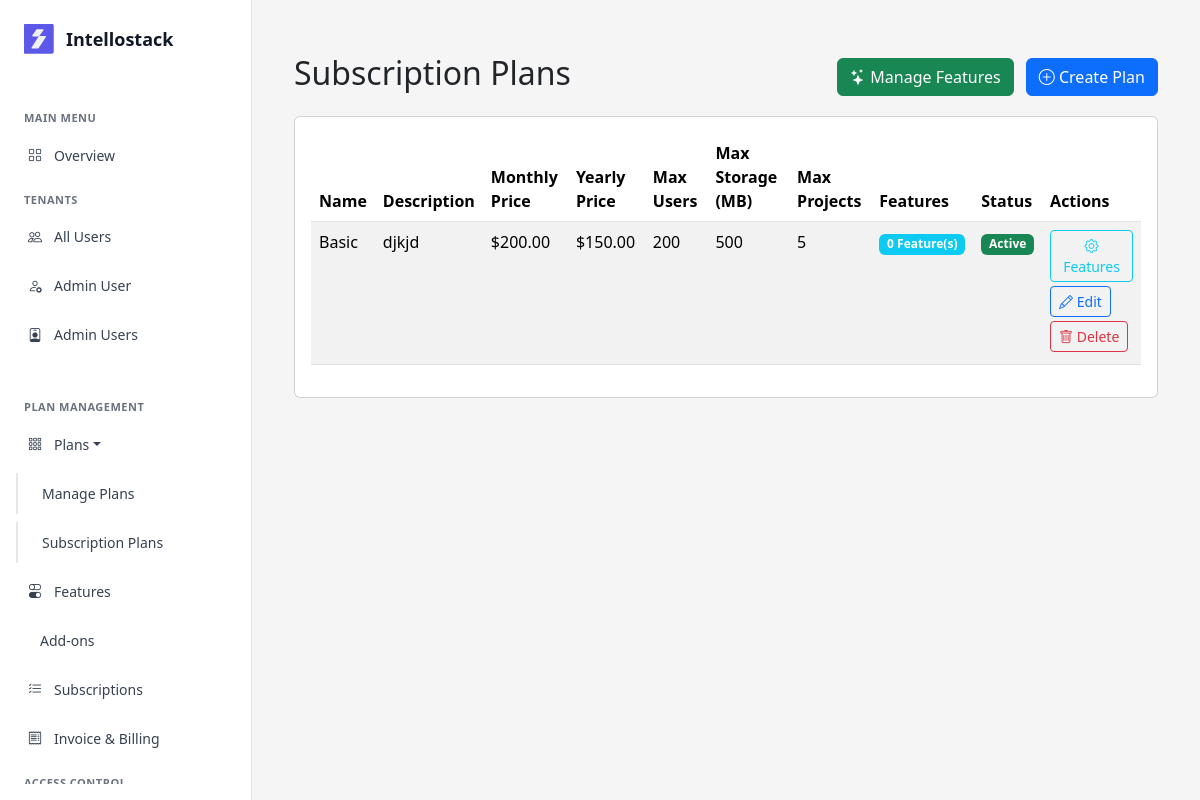
Page /plans/ (signed in) on the committed database.
### saas/models/plan.py (models this page shows, shortened)
class Plan(models.Model):
    name = models.CharField(max_length=100, unique=True)
    description = models.TextField(blank=True)
    price_monthly = models.DecimalField(max_digits=10, decimal_places=2)
    price_yearly = models.DecimalField(max_digits=10, decimal_places=2)
    max_users = models.IntegerField()
    max_storage_mb = models.IntegerField()
    max_projects = models.IntegerField()
    status = models.BooleanField(default=True)
    created_at = models.DateTimeField(auto_now_add=True)
    updated_at = models.DateTimeField(auto_now=True)
    class Meta:
        db_table = 'plans'
        ordering = ['price_monthly']

### saas/views/plan_views.py (the view)
# urls.py: path('', plan_list, name='plan_list'),
@login_required(login_url='auth:login')
def plan_list(request):
    if not is_super_admin(request.user):
        messages.error(request, 'You do not have permission to access plans.')
        return redirect('dashboard')
    plans = Plan.objects.all().order_by('price_monthly')
    context = {
        'plans': plans,
        'page_title': 'Subscription Plans',
    }
    return render(request, 'plans/plan_list.html', context)

### saas/auth_backend.py (called while the page is built)
    def get_user(self, user_id):
        try:
            return User.objects.get(pk=user_id)
        except User.DoesNotExist:
            return None

### saas/context_processors.py (called while the page is built)
def users_and_roles(request):
    users = CustomUser.objects.select_related('role').all()
    roles = Role.objects.prefetch_related('users').all()
    payments = PaymentTransaction.objects.select_related('tenant').all()[:5]
    return {
        'users': users,
        'roles': roles,
        'payments': payments,
    }

### saas/views/plan_views.py (called while the page is built)
def is_super_admin(user):
    return user.is_superuser or user.is_staff

### saas/templates/plans/plan_list.html (shortened to what this page needs)
{% extends 'base.html' %}
{% load static %}
{% block content %}
<div class="container mt-4">
    <div class="d-flex justify-content-between align-items-center mb-3">
        <h2>Subscription Plans</h2>
        <div>
            <a href="{% url 'features:feature_list' %}" class="btn btn-success me-2">
                <i class="bi bi-stars"></i> Manage Features
            </a>
            <a href="{% url 'plans:plan_create' %}" class="btn btn-primary">
                <i class="bi bi-plus-circle"></i> Create Plan
            </a>
        </div>
    </div>
    <div class="card">
        <div class="card-body">
            <div class="table-responsive">
                <table class="table table-striped">
                    <thead>
                        <tr>
                            <th>Name</th>
                            <th>Description</th>
                            <th>Monthly Price</th>
                            <th>Yearly Price</th>
                            <th>Max Users</th>
                            <th>Max Storage (MB)</th>
                            <th>Max Projects</th>
                            <th>Features</th>
                            <th>Status</th>
                            <th>Actions</th>
                        </tr>
                    </thead>
                    <tbody>
                        {% for plan in plans %}
                        <tr>
                            <td>{{ plan.name }}</td>
                            <td>{{ plan.description|truncatechars:50 }}</td>
                            <td>${{ plan.price_monthly }}</td>
                            <td>${{ plan.price_yearly }}</td>
                            <td>{{ plan.max_users }}</td>
                            <td>{{ plan.max_storage_mb }}</td>
                            <td>{{ plan.max_projects }}</td>
                            <td>
                                <span class="badge bg-info">{{ plan.plan_features.count }} Feature(s)</span>
                            </td>
                            <td>
                                {% if plan.status %}
                                <span class="badge bg-success">Active</span>
                                {% else %}
                                <span class="badge bg-secondary">Inactive</span>
                                {% endif %}
                            </td>
                            <td>
                                <a href="{% url 'plans:plan_features_manage' plan.id %}" class="btn btn-sm btn-outline-info mb-1" title="Manage Features">
                                    <i class="bi bi-gear"></i> Features
                                </a>
                                <a href="{% url 'plans:plan_edit' plan.id %}" class="btn btn-sm btn-outline-primary mb-1">
                                    <i class="bi bi-pencil"></i> Edit
                                </a>
                                <form method="post" action="{% url 'plans:plan_delete' plan.id %}"
                                    style="display: inline;">
                                    <button type="submit" class="btn btn-sm btn-outline-danger mb-1"
                                        onclick="return confirm('Are you sure you want to delete this plan?')">
                                        <i class="bi bi-trash"></i> Delete
                                    </button>
                                </form>
                            </td>
                        </tr>
                        {% empty %}
                        <tr>
                            <td colspan="10" class="text-center">No plans found.</td>
                        </tr>
                        {% endfor %}
                    </tbody>
                </table>
            </div>
        </div>
    </div>
</div>
{% endblock %}

### saas/templates/base.html (style rules this page uses)
:root { --Base-Color-White: #FFF; --Grey-Grey-200: #E5E7EB; --Grey-Grey-500: #6B7280; --Grey-Grey-700: #374151; --Grey-Grey-900: #111827; }
* { margin: 0; padding: 0; box-sizing: border-box; }
body { font-family: 'Segoe UI', Tahoma, Geneva, Verdana, sans-serif; background-color: #f5f5f5; overflow-x: hidden; }

### rows in the picture
Plan: name "Basic", description "djkjd", price_monthly "200.00", price_yearly "150.00", max_users "200", max_storage_mb "500", max_projects "5", plan_features.count "0", status "Active"
